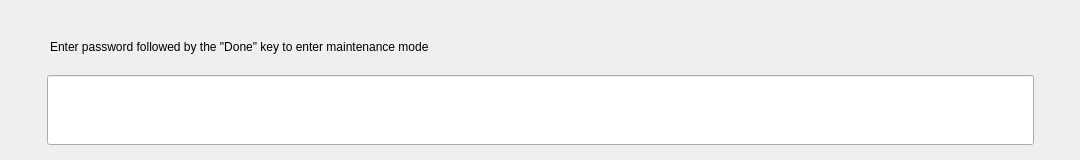
<?xml version="1.0" encoding="UTF-8"?>
<ui version="4.0">
 <class>input_widget</class>
 <widget class="QWidget" name="input_widget">
  <property name="geometry">
   <rect>
    <x>0</x>
    <y>0</y>
    <width>1080</width>
    <height>160</height>
   </rect>
  </property>
  <property name="windowTitle">
   <string>Form</string>
  </property>
  <widget class="QLineEdit" name="lineEdit_input">
   <property name="geometry">
    <rect>
     <x>47</x>
     <y>75</y>
     <width>987</width>
     <height>70</height>
    </rect>
   </property>
   <property name="minimumSize">
    <size>
     <width>0</width>
     <height>50</height>
    </size>
   </property>
   <property name="echoMode">
    <enum>QLineEdit::Password</enum>
   </property>
  </widget>
  <widget class="QLabel" name="label_input_info">
   <property name="geometry">
    <rect>
     <x>50</x>
     <y>32</y>
     <width>875</width>
     <height>30</height>
    </rect>
   </property>
   <property name="text">
    <string>Enter password followed by the &quot;Done&quot; key to enter maintenance mode</string>
   </property>
  </widget>
  <widget class="QLabel" name="label_input_background">
   <property name="geometry">
    <rect>
     <x>10</x>
     <y>0</y>
     <width>1040</width>
     <height>160</height>
    </rect>
   </property>
   <property name="text">
    <string/>
   </property>
  </widget>
  <zorder>label_input_background</zorder>
  <zorder>label_input_info</zorder>
  <zorder>lineEdit_input</zorder>
 </widget>
 <resources/>
 <connections/>
</ui>
